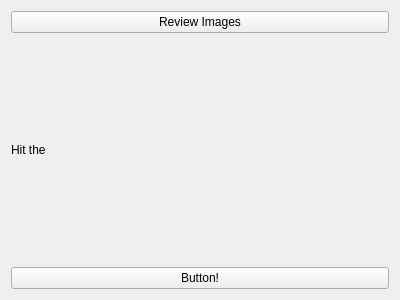
<?xml version="1.0" encoding="UTF-8"?>
<ui version="4.0">
 <class>idleWidget</class>
 <widget class="QFrame" name="idleWidget">
  <property name="geometry">
   <rect>
    <x>0</x>
    <y>0</y>
    <width>400</width>
    <height>300</height>
   </rect>
  </property>
  <property name="windowTitle">
   <string>Form</string>
  </property>
  <layout class="QVBoxLayout" name="verticalLayout">
   <item>
    <widget class="QPushButton" name="btnArchive">
     <property name="text">
      <string>Review Images</string>
     </property>
    </widget>
   </item>
   <item>
    <widget class="QLabel" name="lblHit">
     <property name="text">
      <string>Hit the</string>
     </property>
    </widget>
   </item>
   <item>
    <widget class="QPushButton" name="btnTrigger">
     <property name="text">
      <string>Button!</string>
     </property>
    </widget>
   </item>
  </layout>
 </widget>
 <resources/>
 <connections/>
</ui>
